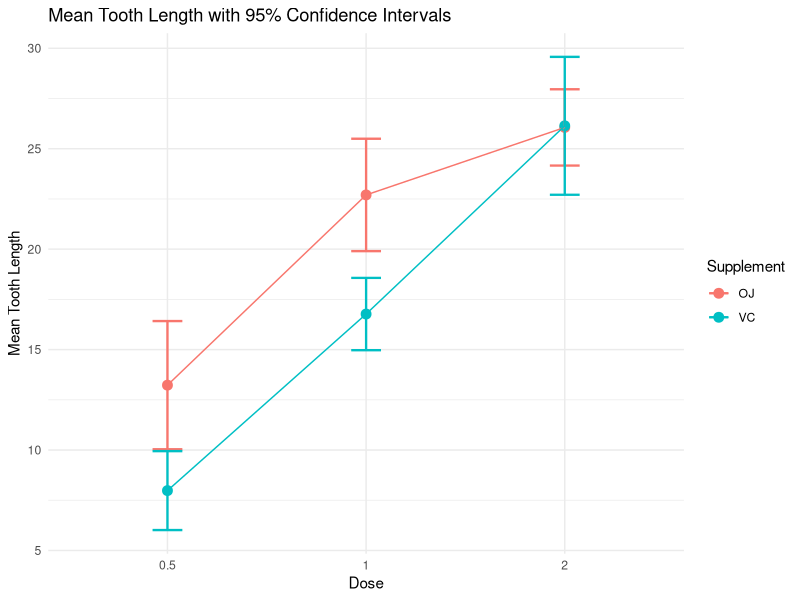

This chart was generated by the following R code:
library(ggplot2)
library(dplyr)

data(ToothGrowth)

summary_data <- ToothGrowth %>%
  group_by(supp, dose) %>%
  summarise(
    Mean = mean(len),
    SD = sd(len),
    N = n(),
    SE = SD / sqrt(N),
    Lower = Mean - qt(0.975, df = N - 1) * SE,
    Upper = Mean + qt(0.975, df = N - 1) * SE,
    .groups = "drop"
  )

print(summary_data)

ggplot(
  summary_data,
  aes(x = factor(dose), y = Mean, colour = supp, group = supp)
) +
  geom_point(size = 3) +
  geom_errorbar(
    aes(ymin = Lower, ymax = Upper),
    width = 0.15,
    linewidth = 0.8
  ) +
  geom_line() +
  labs(
    title = "Mean Tooth Length with 95% Confidence Intervals",
    x = "Dose",
    y = "Mean Tooth Length",
    colour = "Supplement"
  ) +
  theme_minimal()
